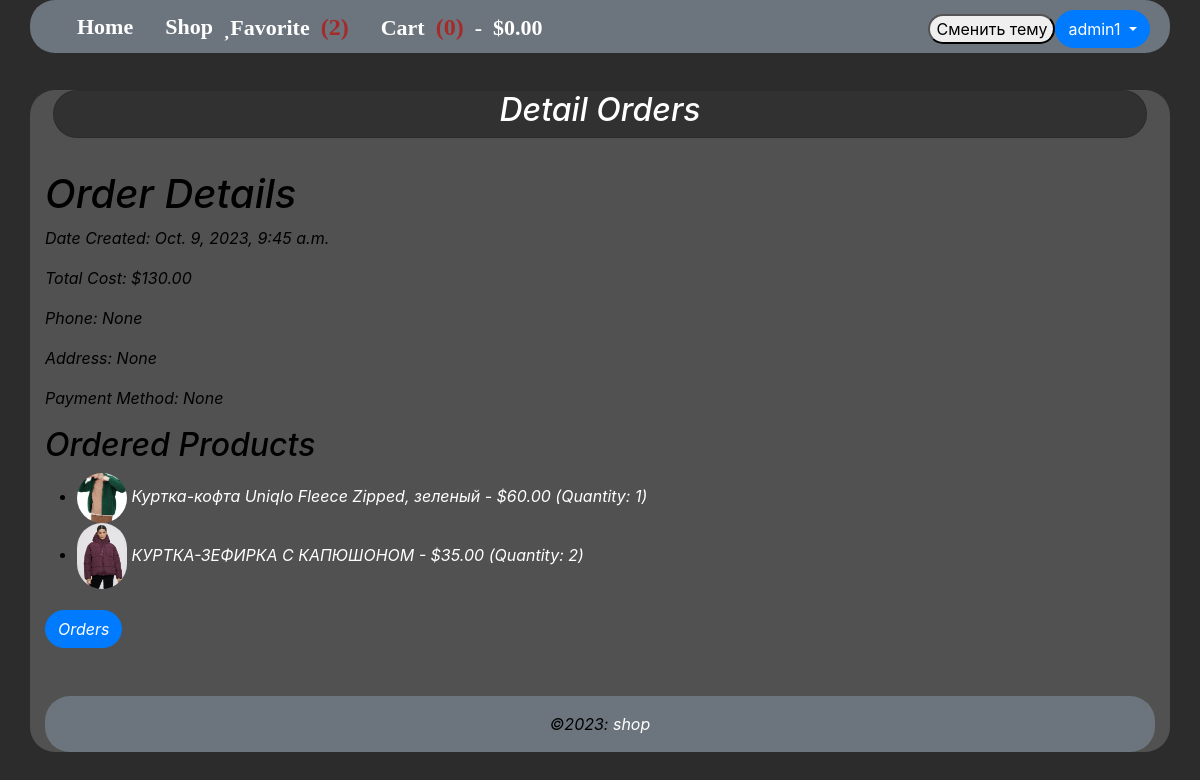
Screenshot of /order/59/ (signed in) with the database file from the repository.
### pagestore/models.py (models this page shows, shortened)
class Order(models.Model):
    user = models.ForeignKey(User, on_delete=models.CASCADE)
    phone = models.CharField(max_length=50, blank=True, null=True)
    addres = models.CharField(max_length=100, blank=True, null=True)
    payment = models.CharField(max_length=50, blank=True, null=True)
    products = models.ManyToManyField(Product, related_name="orders")
    total_cost = models.DecimalField(max_digits=10, decimal_places=2)
    date_created = models.DateTimeField(auto_now_add=True)

class OrderItem(models.Model):
    order = models.ForeignKey(Order, on_delete=models.CASCADE)
    product = models.ForeignKey(Product, on_delete=models.CASCADE)  # Добавляем поле product
    quantity = models.PositiveIntegerField(default=0)

class Product(models.Model):
    name = models.CharField(max_length=100)
    url = models.TextField(max_length=300, blank=True, null=True)
    photo = models.ImageField(upload_to='img', blank=True, null=True)
    description = models.TextField(blank=True, null=True)
    price = models.DecimalField(max_digits=10, decimal_places=2)
    quantity = models.PositiveIntegerField(default=0)
    category = models.CharField(max_length=50, blank=True, null=True)
    discount_percentage = models.DecimalField(max_digits=5, decimal_places=2, default=0)

### pagestore/views.py (the view)
# urls.py: path('order/<int:order_id>/', views.order_detail, name='order_detail'),
@login_required(login_url='loginpage')
def order_detail(request, order_id):
    order = get_object_or_404(Order, id=order_id, user=request.user)
    order_items = OrderItem.objects.filter(order=order)  # Получаем все элементы заказа
    return render(request, 'pagestore/order_detail.html', {'order': order, 'order_items': order_items})

### pagestore/context_processors.py (called while the page is built)
def cart_items(request):
    cart_dict = request.session.get('cart', {})
    cart_count = sum(cart_dict.values())
    total_cost = Decimal('0.00')
    for product_id, quantity in cart_dict.items():
        product = get_object_or_404(Product, id=product_id)
        total_cost += product.price * quantity
    return {'cart_count': cart_count, 'total_cost': total_cost}

def favorite(request):
    if request.user.is_authenticated:
        user = request.user
        favorites, created = Favorite.objects.get_or_create(user=user)
        favorite_products = favorites.products.all()
    else:
        favorite_products = []
    return {'favorite_products': favorite_products}

### pagestore/templates/pagestore/order_detail.html (shortened to what this page needs)
{% extends 'pagestore/base.html' %}
{% load static %}
{% block body %}
<div class="card mb-2 g-5 m-2 color_bg_card">
    <h2 class="favorites-header">Detail Orders</h2>
</div><br>
<div>
    <h1>Order Details</h1>
    <p>Date Created: {{ order.date_created }}</p>
    <p>Total Cost: ${{ order.total_cost }}</p>
    <p>Phone: {{ order.phone }}</p>
    <p>Address: {{ order.addres }}</p>
    <p>Payment Method: {{ order.payment }}</p>
    <h2>Ordered Products</h2>
    <ul>
        {% for order_item in order_items %}
            <li>
                <a href="{% url 'product_detail' order_item.product.id %}"><img src="{{ order_item.product.photo.url }}" alt="{{ order_item.product.name }}" width="50"></a>
                <a href="{% url 'product_detail' order_item.product.id %}">{{ order_item.product.name }} - ${{ order_item.product.price }} (Quantity: {{ order_item.quantity }})</a>
            </li>
        {% endfor %}
    </ul>
    <h5 class="fw-normal mb-0">
        <a href="{% url 'orders' %}" class="btn btn-primary">Orders</a>
    </h5>
</div>
{% endblock %}

### pagestore/templates/pagestore/base.html (shortened to what this page needs)
<!DOCTYPE html>
{% load static %}
<html lang="en">
<head>
    <link href='https://unpkg.com/boxicons@2.1.4/css/boxicons.min.css' rel='stylesheet'>
    <link rel="stylesheet" href="{% static 'css/style.css' %}">
    <link rel="stylesheet" href="{% static 'css/light-theme.css' %}">
    <link rel="stylesheet" href="{% static 'css/dark-theme.css' %}">
    <link rel="stylesheet" href="https://cdnjs.cloudflare.com/ajax/libs/font-awesome/5.15.3/css/all.min.css">
    <link rel="stylesheet" href="https://use.fontawesome.com/releases/v5.5.0/css/all.css">
    <link href="https://cdn.jsdelivr.net/npm/bootstrap@5.0.2/dist/css/bootstrap.min.css" rel="stylesheet">
    <link href="https://maxcdn.bootstrapcdn.com/bootstrap/4.1.0/css/bootstrap.min.css" rel="stylesheet"/>
</head>
<header class="container">
    <nav class="container navbar navbar-expand-md navbar-dark fixed-top bg-secondary text-dark">
        <div class="container-fluid">
          <div class="collapse navbar-collapse" id="navbarCollapse">
            <ul class="navbar-nav me-auto mb-2 mb-md-0">
              <li class="nav-item">
                <a href="{% url 'homepage' %}" class="nav-home home-navs"><i class='bx fas fa-home'><b class="home_text">Home</b></i></a>
              </li>
              <li class="nav-item">
                <a href="{% url 'shop' %}" class="nav-home home-navs"><i class='bx fas fa-store'><b class="home_text">Shop</b></i></a>
              </li>
              <li class="nav-item">
                <a href="{% url 'favorite_products' %}" class="nav-favs home-navs"><i class='bx fas fa-heart'><b class="home_text">Favorite <b class="count_header">({{favorite_products.count}})</b></b></i></a>
              </li>
              <li class="nav-item">
                <a href="{% url 'cart' %}" class="nav-basket home-navs"><i class='bx fas fa-shopping-basket'><b class="home_text">Cart <b class="count_header">({{ cart_count }})</b> - ${{ total_cost }}</b></i></a>
              </li>
              <li class="nav-item">
               </li>
            </ul>
            <button id="theme-toggle">Сменить тему </button>
            <div class="d-flex">
                {% if user.is_authenticated %}
                    <div class="dropdown">
                      <button class="btn btn-primary dropdown-toggle" type="button" data-bs-toggle="dropdown" aria-expanded="false">
                        {{request.user.username|truncatechars:10}}
                      </button>
                    </div>
                {% endif %}
            </div>
          </div>
        </div>
      </nav>
</header>
<body class="container ">
{% block body %}
{% endblock %}
<br><br>
<footer class="container bg-secondary ">
  <div class="text-center p-3">
     ©2023:
    <a class="text-white" href="/"> shop</a>
  </div>
</footer>
</body>
</html>

### pagestore/static/css/style.css (style rules this page uses)
footer { border-radius: 25px !important; }
.navbar { padding: 5px !important; }
img { border-radius: 25px !important; }
.nav-item { padding: 5px !important; }
button { border-radius: 25px !important; margin-top: 5px !important; }
.btn { border-radius: 25px !important; margin-top: 5px !important; }
.bx { font-size: 22px; }
.color_bg_card { border-radius: 25px !important; background-color: #918f8f !important; text-align: center !important; }
.card { border-radius: 25px !important; }
.count_header { font-size: 24px; color: brown; }

### pagestore/static/light-theme.css (style rules this page uses)
html { background-color: #c8bfbf !important; color: black !important; }
body { background-color: #e3e3e3 !important; border-radius: 25px !important; color: rgb(0, 0, 0) !important ; }
a { color: black !important; }
.container { border-radius: 25px !important; font-style: italic !important; color: black !important; }
.card { background-color: #e3e3e3; color: black; }

### pagestore/static/dark-theme.css (style rules this page uses)
html { background-color: #2d2c2c !important; color: white !important; }
body { background-color: #515151 !important; border-radius: 25px !important; color: rgb(255, 255, 255) !important; }
a { color: rgb(255, 255, 255) !important; }
.container { border-radius: 25px !important; font-style: italic !important; color: rgb(0, 0, 0) !important; }
.card { background-color: #313131 !important; color: rgb(255, 255, 255) !important; }

### rows the page displays
Order: date_created "Oct. 9, 2023, 9:45 a.m.", total_cost "130.00", phone "None", addres "None", payment "None"
OrderItem: product.photo (picture), product.name "Куртка-кофта Uniqlo Fleece Zipped, зеленый", product.price "60.00", quantity "1"
OrderItem: product.photo (picture), product.name "КУРТКА-ЗЕФИРКА С КАПЮШОНОМ", product.price "35.00", quantity "2"

### other values shown
{{ favorite_products.count }} "2"
{{ cart_count }} "0"
{{ total_cost }} "0.00"
{{ request.user.username|truncatechars:10 }} "admin1"
